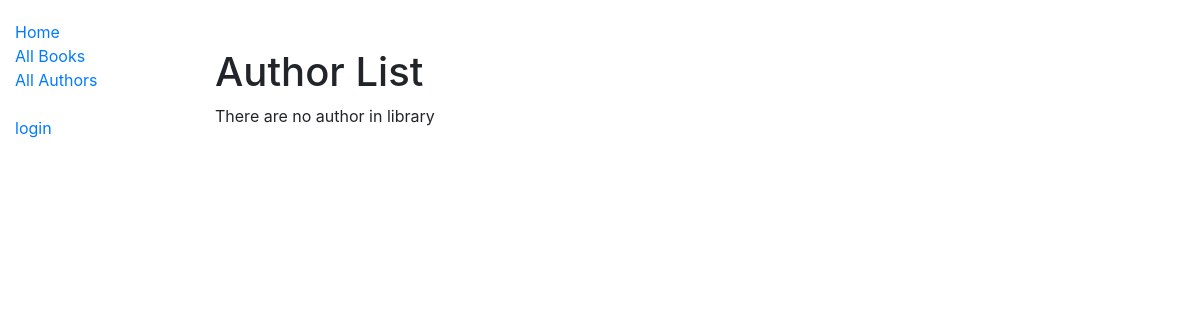
Page /catalog/authors/ on the earlier database version.
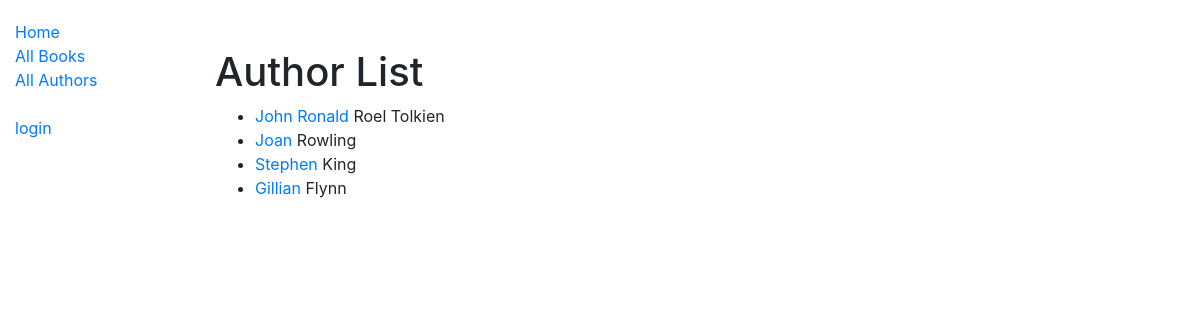
Same page on the later database version.
### catalog/models.py (models this page shows, shortened)
class Author(models.Model):
    slug = models.SlugField(max_length=150, unique=True)
    first_name = models.CharField(max_length=100)
    last_name = models.CharField(max_length=100)
    date_of_birth = models.DateField(null=True, blank=True)
    date_of_death = models.DateField('Died', null=True, blank=True)
    def get_absolute_url(self):
       return reverse('author-detail', args=[str(self.slug)])

### catalog/views.py (the view)
# urls.py: path('authors/', views.AuthorListView.as_view(), name='authors'),
class AuthorListView(generic.ListView):
    model = Author
    paginate_by = 5

### catalog/templates/catalog/author_list.html
{% extends 'base_generic.html' %}
{% block content %}
    <br>
    <br>
    <h1>Author List</h1>
    {% if author_list %}
        <ul>
            {% for author in author_list %}
            <li>
                <a href="{{ author.get_absolute_url }}">{{ author.first_name }}</a> {{ author.last_name }}
            </li>
            {% endfor %}
        </ul>
    {% else %}
        <p>There are no author in library</p>
    {% endif %}
{% endblock %}

Differences in the rows shown:
added Author: first_name "John Ronald", last_name "Roel Tolkien"
added Author: first_name "Joan", last_name "Rowling"
added Author: first_name "Stephen", last_name "King"
added Author: first_name "Gillian", last_name "Flynn"
Other differences:
text no longer shown: "There are no author in library"
